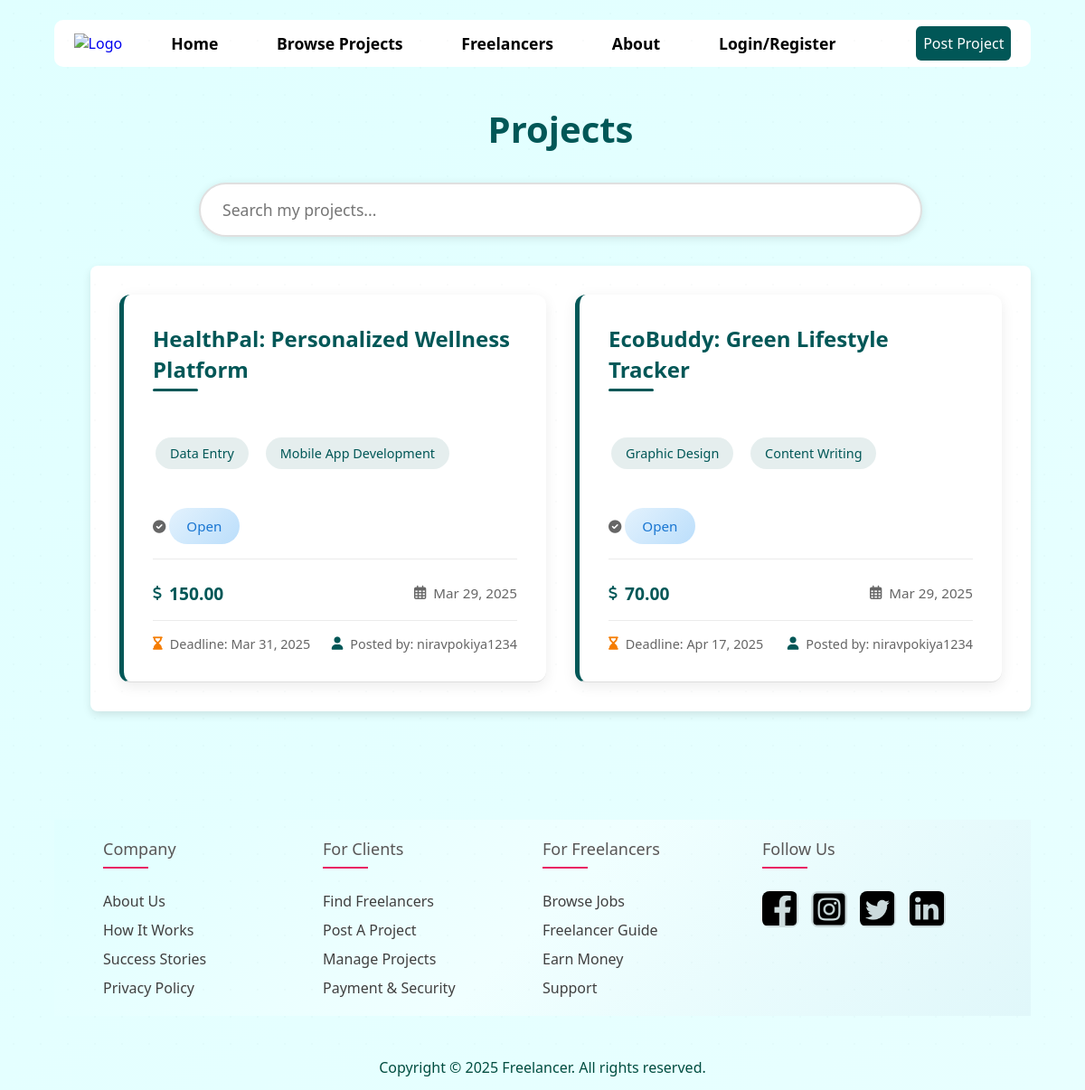
Page /browse_projects on the committed database.
### freelancer/models.py (models this page shows, shortened)
class Project(models.Model):
    title = models.CharField(max_length=200)
    description = models.TextField()
    category = models.CharField(max_length=100)
    skills_required = models.CharField(max_length=200)
    budget = models.DecimalField(max_digits=10, decimal_places=2)
    deadline = models.DateField()
    status = models.CharField(max_length=20, choices=STATUS_CHOICES, default='open')
    posted_by = models.ForeignKey(Client, on_delete=models.CASCADE, related_name='posted_projects')
    created_at = models.DateTimeField(auto_now_add=True)
    updated_at = models.DateTimeField(auto_now=True)
    class Meta:
        verbose_name = 'Project'
        verbose_name_plural = 'Projects'

class Client(models.Model):
    user = models.OneToOneField(Users, on_delete=models.CASCADE, related_name='client_profile')
    image = models.ImageField(upload_to='Client/profile_pic', null=True, blank=True)
    companyname = models.CharField(max_length=255)
    address = models.TextField(max_length=1024)
    state = models.CharField(max_length=255, choices=INDIAN_STATES)
    businessEmail = models.EmailField()

class Users(models.Model):
    name = models.CharField(max_length=255)
    email = models.EmailField(unique=True)
    username = models.CharField(max_length=255, unique=True)
    password = models.CharField(max_length=255)
    user_type = models.CharField(max_length=10, choices=[('client', 'Client'), ('freelancer', 'Freelancer')])
    phone = models.CharField(max_length=10, null=True, blank=True)

### freelancer/views.py (the view)
# urls.py: path("browse_projects", views.browse_projects, name="browse_projects"),
def browse_projects(request):
    projects = Project.objects.all().order_by('-created_at')
    return render(request, 'user/Browse_projects.html', {'projects': projects})

### freelancer/templatetags/custom_filters.py (called while the page is built)
@register.filter(name='split')
def split(value, delimiter=','):
    if value:
        return [x.strip().replace('_', ' ').title() for x in value.split(delimiter)]
    return []

@register.filter
def trim(value):
    return value.strip()

### templates/user/Browse_Projects.html (shortened to what this page needs)
<!DOCTYPE html>
<html lang="en">
<head>
    {% load static %}
    {% load custom_filters %}
    <link rel="stylesheet" href="{% static 'css/Browse_Projects.css' %}">
    <link rel="stylesheet" href="{% static 'css/Home.css' %}">
    <link rel="stylesheet" href="{% static 'css/Project_information.css' %}">
    <link rel="stylesheet" href="{% static 'css/client_projects.css' %}">
    <link rel="stylesheet" href="https://cdnjs.cloudflare.com/ajax/libs/font-awesome/6.0.0/css/all.min.css">
</head>
<body>
    <div class="container">
        {% if request.session.user_type == 'freelancer' %}
            {% include 'user/navbar.html' %}
        {% else %}
            {% include 'user/navbar.html' %}
        {% endif %}
        <div class="project-container">
            <div class="project-content">
                <h1> Projects</h1>
                <div class="search-bar">
                    <input type="text" id="project-search" placeholder="Search my projects...">
                </div>
                <div class="project-list">
                    {% for project in projects %}
                    <a href="{% url 'project_card' project.id %}" class="project-card" data-status="{{ project.status }}">
                        <h2>{{ project.title }}</h2>
                        <div class="skills-tags">
                            {% for skill in project.skills_required|split:"," %}
                                <span class="skill-tag">{{ skill|trim }}</span>
                            {% endfor %}
                        </div>
                        <p><i class="fas fa-check-circle"></i> <span class="status status-{{ project.status }}">{{ project.status|title }}</span></p>
                        <div class="project-meta">
                            <span class="project-budget">
                                <i class="fas fa-dollar-sign"></i> {{ project.budget }}
                            </span>
                            <span class="project-date">
                                <i class="far fa-calendar-alt"></i> {{ project.created_at|date:"M d, Y" }}
                            </span>
                        </div>
                        <div class="project-details">
                            <span class="project-deadline">
                                <i class="fas fa-hourglass-end"></i> Deadline: {{ project.deadline|date:"M d, Y" }}
                            </span>
                            <span class="project-uploader">
                                <i class="fas fa-user"></i> Posted by: {{ project.posted_by.user.username }}
                            </span>
                        </div>
                    </a>
                    {% endfor %}
                </div>
            </div>
        </div>
        {% include 'user/footer.html'%}
    </div>
</body>
</html>

### static/css/Browse_Projects.css (style rules this page uses)
body { font-family: Arial, sans-serif; margin: 0; padding: 0; background: #f8f9fa; }
.project-container { display: flex; padding: 20px; width: 75%; }
.search-bar { display: flex; margin-bottom: 20px; }
.search-bar input { flex: 1; padding: 8px; border: 1px solid #ccc; border-radius: 5px; }
.project-content { flex-grow: 1; margin-left: 20px; }
.project-list { background: white; padding: 15px; border-radius: 8px; box-shadow: 0px 4px 10px rgba(0, 0, 0, 0.1); }
.project-card { display: block; padding: 15px; border-bottom: 1px solid #ddd; text-decoration: none; color: black; }
.project-card h2 { font-size: 1.2rem; }
.project-card p { font-size: 0.9rem; color: #666; }
.skill-tag { background-color: #2a2d32; color: white; padding: 5px; border-radius: 5px; margin: 3px; cursor: pointer; }

### static/css/home.css (style rules this page uses)
* { margin: 0; padding: 0; box-sizing: border-box; font-family: Arial, sans-serif; list-style: none; text-decoration: none; font-family: system-ui, -apple-system, BlinkMacSystemFont, 'Segoe UI', Roboto, Oxygen, Ubuntu, Cantarell, 'Open Sans', 'Helvetica Neue', sans-serif; }
body { background: linear-gradient(-45deg, #E0F7FA, #F0FFFF, #E0FFFF); background-size: 400% 400%; animation: gradientMove 10s ease infinite; color: #004d40; min-height: 100vh; position: relative; display: flex; justify-content: center; }
body::before { content: ""; position: absolute; top: 0; left: 0; width: 100%; height: 100%; background-image: radial-gradient(rgba(0, 77, 64, 0.1) 1px, transparent 1px); background-size: 30px 30px; opacity: 0.2; pointer-events: none; }

### static/css/Project_information.css (style rules this page uses)
.container { width: 90%; display: flex; flex-direction: column; align-items: center; }

### static/css/client_projects.css (style rules this page uses)
.project-container { width: 100%; padding: 20px; }
.project-content { width: 100%; }
.project-content h1 { color: rgb(1, 87, 87); margin-bottom: 2rem; font-size: 2.5rem; text-align: center; }
.search-bar { margin-bottom: 2rem; position: relative; width: 100%; max-width: 800px; margin-left: auto; margin-right: auto; }
.search-bar input { width: 100%; padding: 1rem 1.5rem; border: 2px solid #e0e0e0; border-radius: 50px; font-size: 1.1rem; transition: all 0.3s ease; box-shadow: 0 2px 10px rgba(0,0,0,0.1); }
.project-list { display: grid; grid-template-columns: repeat(auto-fill, minmax(380px, 1fr)); gap: 2rem; padding: 2rem; max-width: 1400px; margin: 0 auto; }
.project-card { position: relative; background: white; padding: 2rem; border-radius: 12px; box-shadow: 0 4px 15px rgba(0, 0, 0, 0.08); text-decoration: none; color: #333; border-left: 5px solid rgb(1, 87, 87); display: flex; flex-direction: column; justify-content: space-between; min-height: 250px; transition: transform 0.5s ease, box-shadow 0.5s ease; cursor: pointer; opacity: 1 !important; }
.project-card h2 { font-size: 1.5rem; color: rgb(1, 87, 87); margin-bottom: 1.5rem; font-weight: 600; line-height: 1.4; position: relative; padding-bottom: 0.5rem; }
.project-card h2::after { content: ''; position: absolute; left: 0; bottom: 0; width: 50px; height: 3px; background: rgb(1, 87, 87); border-radius: 2px; }
.skills-tags { display: flex; flex-wrap: wrap; gap: 0.8rem; margin: 1.5rem 0; }
.skill-tag { background: rgba(1, 87, 87, 0.1); color: rgb(1, 87, 87); padding: 0.5rem 1rem; border-radius: 25px; font-size: 0.9rem; font-weight: 500; transition: all 0.3s ease; }
.status { display: inline-flex; align-items: center; gap: 0.5rem; padding: 0.6rem 1.2rem; border-radius: 25px; font-size: 0.95rem; font-weight: 500; margin: 1rem 0; }
.status-open { background: linear-gradient(135deg, #e3f2fd, #bbdefb); color: #1976d2; }
.project-meta { display: flex; justify-content: space-between; align-items: center; margin-top: auto; padding-top: 1.5rem; border-top: 1px solid rgba(0, 0, 0, 0.08); }
.project-budget { font-size: 1.2rem; font-weight: 600; color: rgb(1, 87, 87); display: flex; align-items: center; gap: 0.5rem; }
.project-budget i { font-size: 1rem; }
.project-date { color: #666; font-size: 0.95rem; display: flex; align-items: center; gap: 0.5rem; }
.project-details { margin-top: 1rem; padding-top: 1rem; border-top: 1px solid rgba(0, 0, 0, 0.08); display: flex; justify-content: space-between; align-items: center; font-size: 0.9rem; color: #666; }
.project-deadline, .project-uploader { display: flex; align-items: center; gap: 0.5rem; }
.project-deadline i { color: #f57c00; }
.project-uploader i { color: rgb(1, 87, 87); }

### static/css/Footer.css (style rules this page uses)
.container { padding-bottom: 0!important; }

### rows in the picture
Project: title "HealthPal: Personalized Wellness Platform", skills_required "Data Entry" "Mobile App Development", status "Open", budget "150.00", created_at "Mar 29, 2025", deadline "Mar 31, 2025", posted_by.user.username "niravpokiya1234"
Project: title "EcoBuddy: Green Lifestyle Tracker", skills_required "Graphic Design" "Content Writing", status "Open", budget "70.00", created_at "Mar 29, 2025", deadline "Apr 17, 2025", posted_by.user.username "niravpokiya1234"
